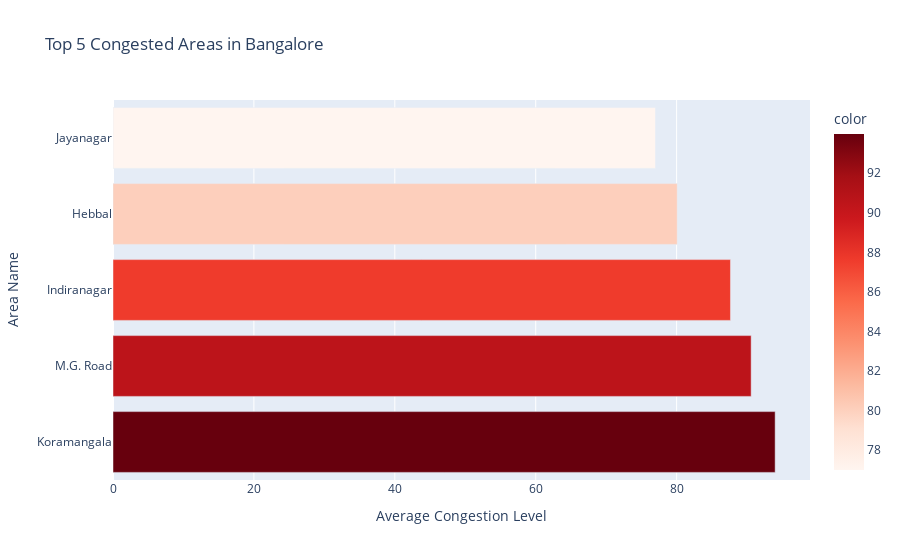

The notebook cell saved with this chart:
### Code cell
top5 = df.groupby('Area Name')['Congestion Level'].mean().sort_values(ascending=False).head(5)
fig = px.bar(top5, x=top5.values, y=top5.index, orientation='h', 
             title="Top 5 Congested Areas in Bangalore", 
             labels={'x':'Average Congestion Level','y':'Area Name'}, 
             color=top5.values, color_continuous_scale='Reds')
fig.show()

### Figure 1 — Plotly figure (JSON) as saved in the notebook; plotly's stock layout.template omitted (floating-point values rounded to 4 significant figures)
{"data": [{"alignmentgroup": "True", "hovertemplate": "Average Congestion Level=%{x}<br>Area Name=%{y}<br>color=%{marker.color}<extra></extra>", "legendgroup": "", "marker": {"color": [93.99, 90.58, 87.64, 80.09, 77.0], "coloraxis": "coloraxis", "pattern": {"shape": ""}}, "name": "", "offsetgroup": "", "orientation": "h", "showlegend": false, "textposition": "auto", "type": "bar", "x": [93.99, 90.58, 87.64, 80.09, 77.0], "xaxis": "x", "y": ["Koramangala", "M.G. Road", "Indiranagar", "Hebbal", "Jayanagar"], "yaxis": "y"}], "layout": {"barmode": "relative", "coloraxis": {"colorbar": {"title": {"text": "color"}}, "colorscale": [[0, "rgb(255,245,240)"], [0.125, "rgb(254,224,210)"], [0.25, "rgb(252,187,161)"], [0.375, "rgb(252,146,114)"], [0.5, "rgb(251,106,74)"], [0.625, "rgb(239,59,44)"], [0.75, "rgb(203,24,29)"], [0.875, "rgb(165,15,21)"], [1, "rgb(103,0,13)"]]}, "legend": {"tracegroupgap": 0}, "title": {"text": "Top 5 Congested Areas in Bangalore"}, "xaxis": {"anchor": "y", "domain": [0, 1], "title": {"text": "Average Congestion Level"}}, "yaxis": {"anchor": "x", "domain": [0, 1], "title": {"text": "Area Name"}}}}
